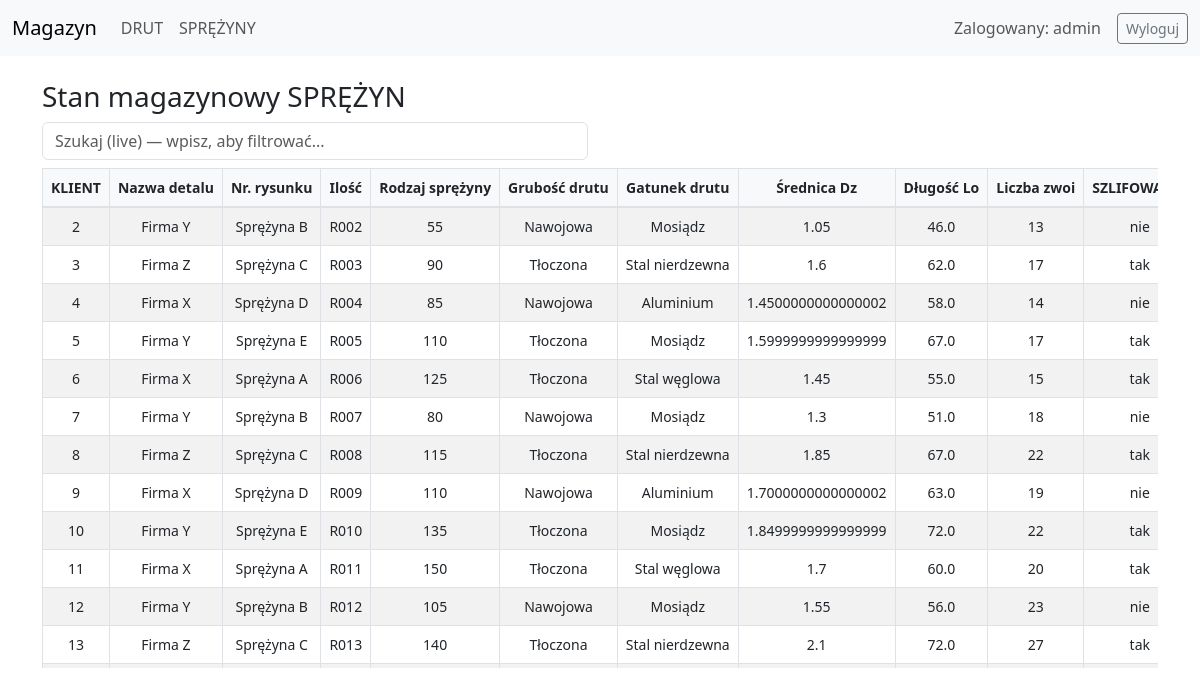
Screenshot of /sprezyny (signed in) with the database file from the repository.
### tables this page shows
CREATE TABLE sprezyny (
                id INTEGER PRIMARY KEY AUTOINCREMENT,
                klient TEXT,
                nazwa_detalu TEXT,
                nr_rysunku TEXT,
                ilosc INTEGER,
                rodzaj_sprezyny TEXT,
                gatunek_drutu TEXT,
                srednica_dz REAL,
                dlugosc_lo REAL,
                liczba_zwoi INTEGER,
                szlifowanie TEXT
            );

### app.py (the view, shortened to what this page needs)
@app.route('/sprezyny', methods=['GET','POST'])
@login_required
def sprezyny_page():
    dane = db.fetch_all('sprezyny')
    return render_template('sprezyny.html', dane=dane, role=session.get('role'))

### app.py (called while the page is built)
def login_required(fn):
    from functools import wraps
    @wraps(fn)
    def wrapper(*args, **kwargs):
        if 'username' not in session:
            return redirect(url_for('login'))
        return fn(*args, **kwargs)
    return wrapper

### database.py (called while the page is built)
    def fetch_all(self, table):
        self.c.execute(f"SELECT * FROM {table}")
        return self.c.fetchall()

### templates/sprezyny.html (shortened to what this page needs)
{% extends "base.html" %}
{% block content %}
<h3>Stan magazynowy SPRĘŻYN</h3>
<div class="row mb-2">
  <div class="col-md-6">
    <input id="searchSprezyny" class="form-control" placeholder="Szukaj (live) — wpisz, aby filtrować...">
  </div>
  <div class="col-md-6 text-end">
  </div>
</div>
<div class="table-responsive">
  <table class="table table-striped table-bordered" id="sprezTable">
    <thead>
      <tr>
        <th>KLIENT</th>
        <th>Nazwa detalu</th>
        <th>Nr. rysunku</th>
        <th>Ilość</th>
        <th>Rodzaj sprężyny</th>
        <th>Grubość drutu</th>
        <th>Gatunek drutu</th>
        <th>Średnica Dz</th>
        <th>Długość Lo</th>
        <th>Liczba zwoi</th>
        <th>SZLIFOWANIE</th>
      </tr>
    </thead>
    <tbody id="sprezBody">
      {% for row in dane %}
      <tr>
        <td>{{ row[0] }}</td>
        <td>{{ row[1] }}</td>
        <td>{{ row[2] }}</td>
        <td>{{ row[3] }}</td>
        <td>{{ row[4] }}</td>
        <td>{{ row[5] }}</td>
        <td>{{ row[6] }}</td>
        <td>{{ row[7] }}</td>
        <td>{{ row[8] }}</td>
        <td>{{ row[9] }}</td>
        <td>{{ row[10] }}</td>
      </tr>
      {% endfor %}
    </tbody>
  </table>
</div>
{% endblock %}

### static/style.css (style rules this page uses)
.table-responsive { max-height: 500px; overflow-y: auto; overflow-x: auto; }
#drutTable thead th, #sprezTable thead th { position: sticky; top: 0; background-color: #f8f9fa; z-index: 10; border-bottom: 2px solid #dee2e6; box-shadow: 0 2px 4px rgba(0, 0, 0, 0.08); }
#drutTable th, #drutTable td, #sprezTable th, #sprezTable td { white-space: nowrap; vertical-align: middle; text-align: center; font-size: 14px; border: 1px solid #dee2e6; padding: 8px; }
#drutTable th, #sprezTable th { font-weight: 600; }
#drutTable, #sprezTable { border-collapse: collapse; width: 100%; }

### templates/base.html (style rules this page uses)
body { padding-bottom: 40px; }

### rows the page displays
sprezyny: id "2", klient "Firma Y", nazwa_detalu "Sprężyna B", nr_rysunku "R002", ilosc "55", rodzaj_sprezyny "Nawojowa", gatunek_drutu "Mosiądz", srednica_dz "1.05", dlugosc_lo "46.0", liczba_zwoi "13", szlifowanie "nie"
sprezyny: id "3", klient "Firma Z", nazwa_detalu "Sprężyna C", nr_rysunku "R003", ilosc "90", rodzaj_sprezyny "Tłoczona", gatunek_drutu "Stal nierdzewna", srednica_dz "1.6", dlugosc_lo "62.0", liczba_zwoi "17", szlifowanie "tak"
sprezyny: id "4", klient "Firma X", nazwa_detalu "Sprężyna D", nr_rysunku "R004", ilosc "85", rodzaj_sprezyny "Nawojowa", gatunek_drutu "Aluminium", srednica_dz "1.4500000000000002", dlugosc_lo "58.0", liczba_zwoi "14", szlifowanie "nie"
sprezyny: id "5", klient "Firma Y", nazwa_detalu "Sprężyna E", nr_rysunku "R005", ilosc "110", rodzaj_sprezyny "Tłoczona", gatunek_drutu "Mosiądz", srednica_dz "1.5999999999999999", dlugosc_lo "67.0", liczba_zwoi "17", szlifowanie "tak"
sprezyny: id "6", klient "Firma X", nazwa_detalu "Sprężyna A", nr_rysunku "R006", ilosc "125", rodzaj_sprezyny "Tłoczona", gatunek_drutu "Stal węglowa", srednica_dz "1.45", dlugosc_lo "55.0", liczba_zwoi "15", szlifowanie "tak"
sprezyny: id "7", klient "Firma Y", nazwa_detalu "Sprężyna B", nr_rysunku "R007", ilosc "80", rodzaj_sprezyny "Nawojowa", gatunek_drutu "Mosiądz", srednica_dz "1.3", dlugosc_lo "51.0", liczba_zwoi "18", szlifowanie "nie"
sprezyny: id "8", klient "Firma Z", nazwa_detalu "Sprężyna C", nr_rysunku "R008", ilosc "115", rodzaj_sprezyny "Tłoczona", gatunek_drutu "Stal nierdzewna", srednica_dz "1.85", dlugosc_lo "67.0", liczba_zwoi "22", szlifowanie "tak"
sprezyny: id "9", klient "Firma X", nazwa_detalu "Sprężyna D", nr_rysunku "R009", ilosc "110", rodzaj_sprezyny "Nawojowa", gatunek_drutu "Aluminium", srednica_dz "1.7000000000000002", dlugosc_lo "63.0", liczba_zwoi "19", szlifowanie "nie"
sprezyny: id "10", klient "Firma Y", nazwa_detalu "Sprężyna E", nr_rysunku "R010", ilosc "135", rodzaj_sprezyny "Tłoczona", gatunek_drutu "Mosiądz", srednica_dz "1.8499999999999999", dlugosc_lo "72.0", liczba_zwoi "22", szlifowanie "tak"
sprezyny: id "11", klient "Firma X", nazwa_detalu "Sprężyna A", nr_rysunku "R011", ilosc "150", rodzaj_sprezyny "Tłoczona", gatunek_drutu "Stal węglowa", srednica_dz "1.7", dlugosc_lo "60.0", liczba_zwoi "20", szlifowanie "tak"
sprezyny: id "12", klient "Firma Y", nazwa_detalu "Sprężyna B", nr_rysunku "R012", ilosc "105", rodzaj_sprezyny "Nawojowa", gatunek_drutu "Mosiądz", srednica_dz "1.55", dlugosc_lo "56.0", liczba_zwoi "23", szlifowanie "nie"
sprezyny: id "13", klient "Firma Z", nazwa_detalu "Sprężyna C", nr_rysunku "R013", ilosc "140", rodzaj_sprezyny "Tłoczona", gatunek_drutu "Stal nierdzewna", srednica_dz "2.1", dlugosc_lo "72.0", liczba_zwoi "27", szlifowanie "tak"

### other values shown
{{ session.get('username') }} "admin"
